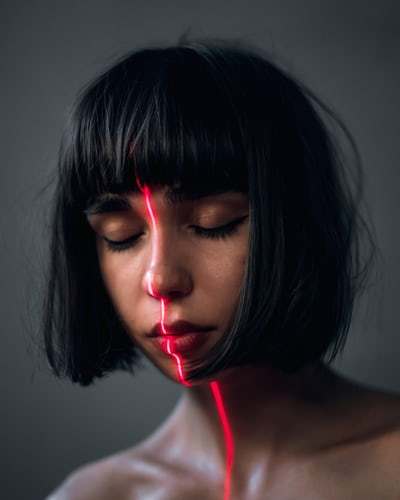
#> input picture media/portfolio/images/Original.jpeg, 400 x 500 px
$ python -i thumb.py   (imports and definitions only)
#> lines starting #> are read from the running program, lines starting #| are printed output that depends on the picture
#> further down, picture is the input picture: PIL image 400x500 RGB; mean R, G, B 53.8, 48.3, 51.3
from io import BytesIO
import random
from django.core.files import File
from PIL import Image, ImageFilter
from PIL.ImageFilter import (
    BLUR, CONTOUR, DETAIL, EDGE_ENHANCE, EDGE_ENHANCE_MORE,
    EMBOSS, FIND_EDGES, SMOOTH, SMOOTH_MORE, SHARPEN
)


#No filters
# [117 lines left out: functions make_thumbnail, make_thumbnail2, not called in this run]


def make_thumbnail3(image, size=(500, 500)):
    """Makes thumbnails of given size from given image"""
#> called with size = (500, 500)
    #with filter and colour change

    im = image

    im = im.filter(ImageFilter.EDGE_ENHANCE_MORE)
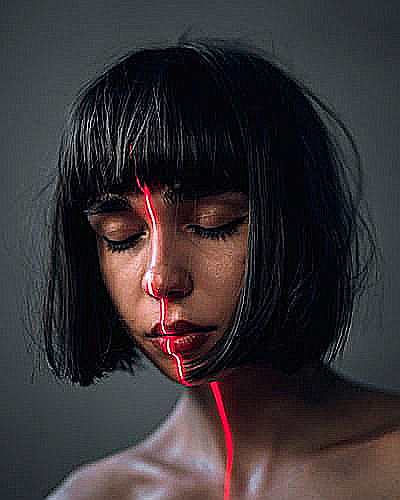
#> im: PIL image 400x500 RGB; mean R, G, B 54.9, 49.5, 52.1

    im.thumbnail(size) # resize image

    #pixelate
    PixVal = 2
    pixel_size = PixVal
    im = im.resize((im.size[0] // pixel_size,im.size[1] // pixel_size),Image.NEAREST)
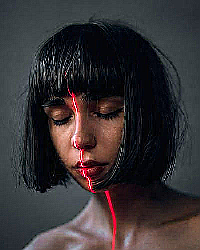
#> im: PIL image 200x250 RGB; mean R, G, B 54.6, 49.7, 51.8
    im = im.resize((im.size[0] * pixel_size,im.size[1] * pixel_size),Image.NEAREST)
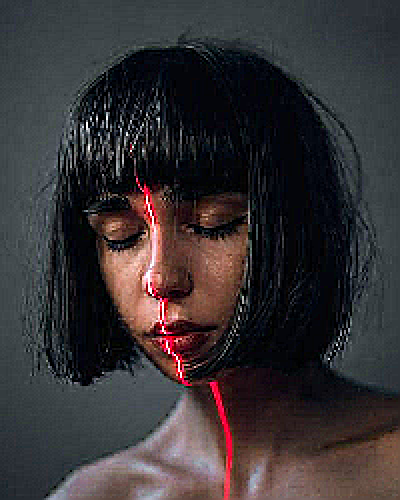
#> im: PIL image 400x500 RGB; mean R, G, B 54.6, 49.7, 51.8


    thumb_io = BytesIO() # create a BytesIO object

    im.save(thumb_io, 'JPEG', quality=95) # save image to BytesIO object

#> (the run stopped early here; a loop or call above may not have finished)

$ run again, on media/portfolio/images/Recycled.jpeg
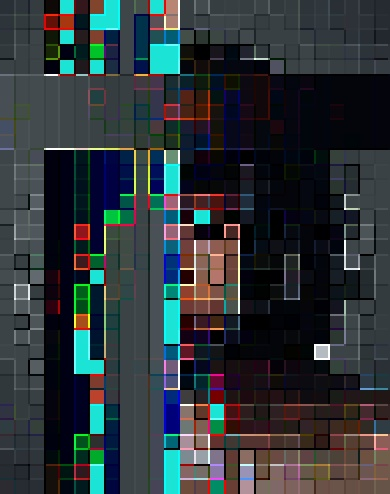
#> input picture media/portfolio/images/Recycled.jpeg, 390 x 494 px
#> picture is the input picture: PIL image 390x494 RGB; mean R, G, B 45.3, 53, 56.7
#> in make_thumbnail3, `im = im.resize((im.size[0] // pixel_size,im.size[1] // pixel_size),Ima..`:
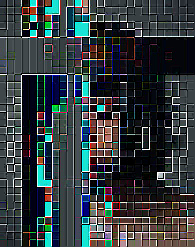
#> im: PIL image 195x247 RGB; mean R, G, B 52.6, 60.7, 63.8
#> in make_thumbnail3, `im = im.resize((im.size[0] * pixel_size,im.size[1] * pixel_size),Image..`:
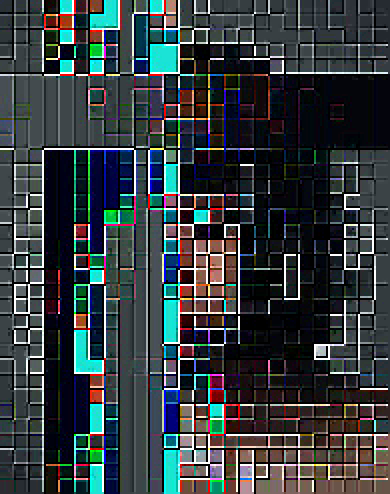
#> im: PIL image 390x494 RGB; mean R, G, B 52.6, 60.7, 63.8
